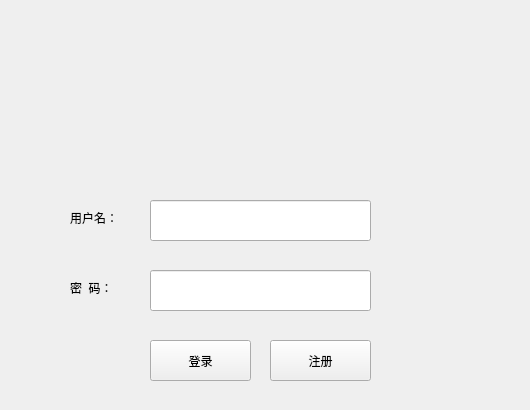
<?xml version="1.0" encoding="UTF-8"?>
<ui version="4.0">
 <class>Form</class>
 <widget class="QWidget" name="Form">
  <property name="geometry">
   <rect>
    <x>0</x>
    <y>0</y>
    <width>530</width>
    <height>410</height>
   </rect>
  </property>
  <property name="windowTitle">
   <string>Form</string>
  </property>
  <widget class="QLineEdit" name="lineEdit_username">
   <property name="geometry">
    <rect>
     <x>150</x>
     <y>200</y>
     <width>221</width>
     <height>41</height>
    </rect>
   </property>
  </widget>
  <widget class="QLineEdit" name="lineEdit_passwd">
   <property name="geometry">
    <rect>
     <x>150</x>
     <y>270</y>
     <width>221</width>
     <height>41</height>
    </rect>
   </property>
  </widget>
  <widget class="QLabel" name="lable_username">
   <property name="geometry">
    <rect>
     <x>70</x>
     <y>210</y>
     <width>72</width>
     <height>15</height>
    </rect>
   </property>
   <property name="text">
    <string>用户名：</string>
   </property>
  </widget>
  <widget class="QLabel" name="label_passwd">
   <property name="geometry">
    <rect>
     <x>70</x>
     <y>280</y>
     <width>72</width>
     <height>15</height>
    </rect>
   </property>
   <property name="text">
    <string>密  码：</string>
   </property>
  </widget>
  <widget class="QPushButton" name="pushButton_login">
   <property name="geometry">
    <rect>
     <x>150</x>
     <y>340</y>
     <width>101</width>
     <height>41</height>
    </rect>
   </property>
   <property name="text">
    <string>登录</string>
   </property>
  </widget>
  <widget class="QPushButton" name="pushButton_register">
   <property name="geometry">
    <rect>
     <x>270</x>
     <y>340</y>
     <width>101</width>
     <height>41</height>
    </rect>
   </property>
   <property name="text">
    <string>注册</string>
   </property>
  </widget>
  <widget class="QLabel" name="label_logo">
   <property name="geometry">
    <rect>
     <x>0</x>
     <y>0</y>
     <width>531</width>
     <height>141</height>
    </rect>
   </property>
   <property name="text">
    <string/>
   </property>
  </widget>
 </widget>
 <resources/>
 <connections>
  <connection>
   <sender>pushButton_register</sender>
   <signal>clicked()</signal>
   <receiver>Form</receiver>
   <slot>click_register()</slot>
   <hints>
    <hint type="sourcelabel">
     <x>355</x>
     <y>367</y>
    </hint>
    <hint type="destinationlabel">
     <x>458</x>
     <y>372</y>
    </hint>
   </hints>
  </connection>
  <connection>
   <sender>pushButton_login</sender>
   <signal>clicked()</signal>
   <receiver>Form</receiver>
   <slot>click_login()</slot>
   <hints>
    <hint type="sourcelabel">
     <x>220</x>
     <y>361</y>
    </hint>
    <hint type="destinationlabel">
     <x>78</x>
     <y>382</y>
    </hint>
   </hints>
  </connection>
 </connections>
 <slots>
  <slot>click_register()</slot>
  <slot>click_login()</slot>
 </slots>
</ui>
